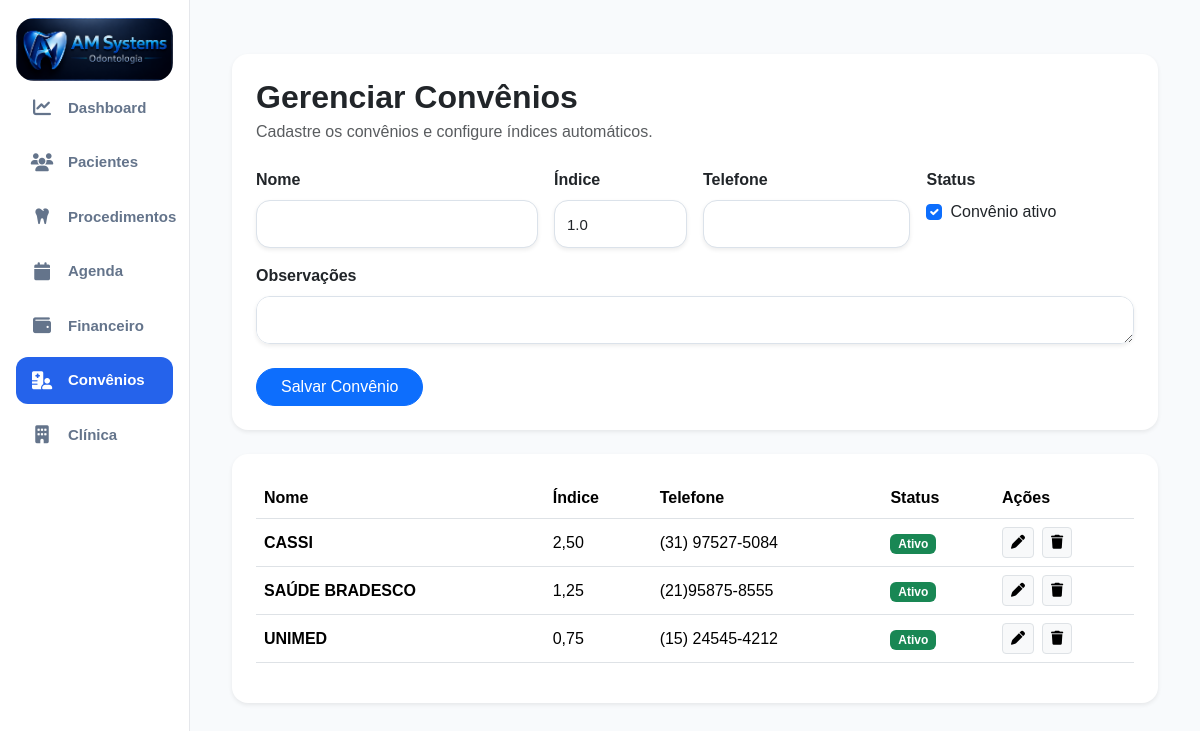
The page /convenios/ (signed in) on the database as committed earlier.
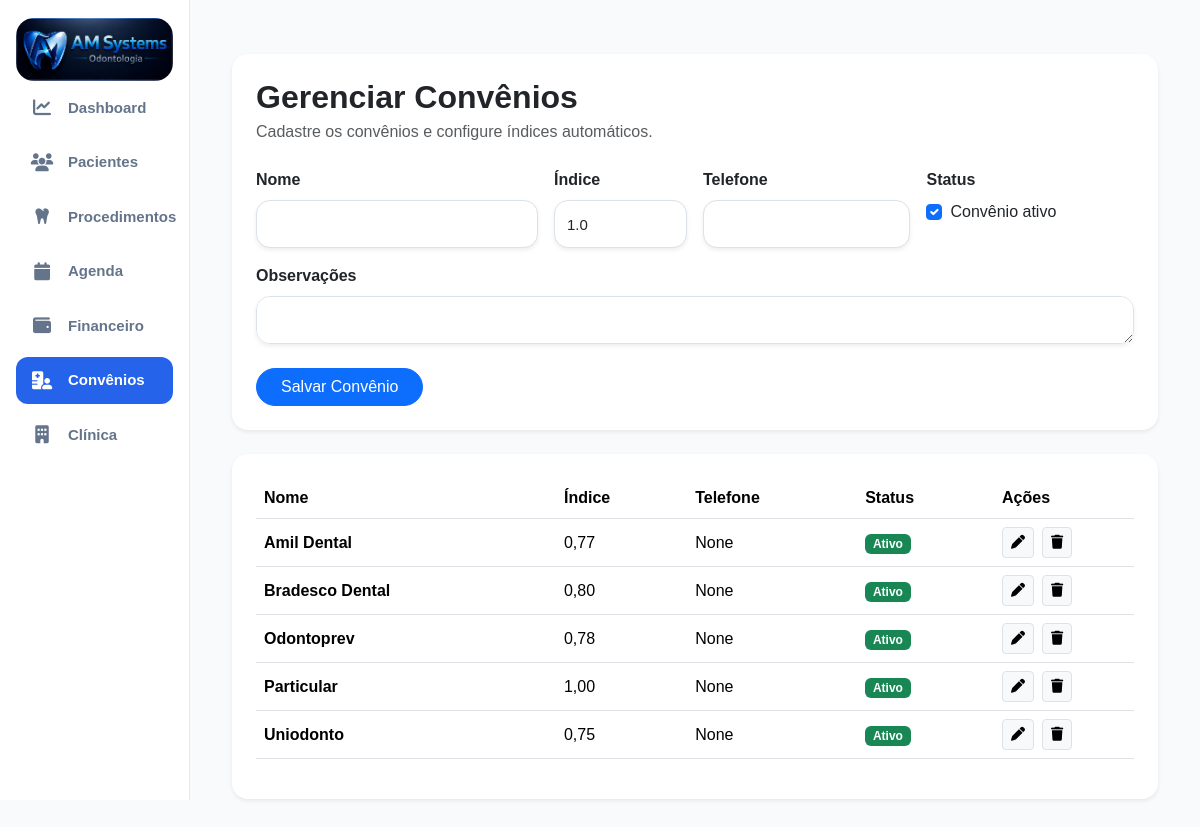
The same page on the database as committed later.
### accounts/models.py (models this page shows, shortened)
class Convenio(models.Model):
    nome = models.CharField(
        max_length=150
    )
    indice = models.DecimalField(
        max_digits=5,
        decimal_places=2,
        default=1.00
    )
    telefone = models.CharField(
        max_length=20,
        blank=True,
        null=True
    )
    observacoes = models.TextField(
        blank=True,
        null=True
    )
    ativo = models.BooleanField(
        default=True
    )
    criado_em = models.DateTimeField(
        auto_now_add=True
    )

### accounts/views.py (the view)
@login_required(login_url='/')
def convenios(request):
    convenios = Convenio.objects.all().order_by('nome')
    form = ConvenioForm()
    if request.method == 'POST':
        form = ConvenioForm(request.POST)
        if form.is_valid():
            form.save()
            return redirect('convenios')
    context = {
        'form': form,
        'convenios': convenios
    }
    return render(
        request,
        'accounts/convenios.html',
        context
    )

### accounts/forms.py
class ConvenioForm(forms.ModelForm):
    class Meta:
        model = Convenio
        fields = [
            'nome',
            'indice',
            'telefone',
            'observacoes',
            'ativo'
        ]
        widgets = {
            'nome': forms.TextInput(
                attrs={
                    'class': 'form-control shadow-sm'
                }
            ),
            'indice': forms.NumberInput(
                attrs={
                    'class': 'form-control shadow-sm',
                    'step': '0.01'
                }
            ),
            'telefone': forms.TextInput(
                attrs={
                    'class': 'form-control shadow-sm'
                }
            ),
            'observacoes': forms.Textarea(
                attrs={
                    'class': 'form-control shadow-sm',
                    'rows': 3
                }
            ),
            'ativo': forms.CheckboxInput(
                attrs={
                    'class': 'form-check-input'
                }
            )
        }

### accounts/templates/accounts/convenios.html (shortened to what this page needs)
{% extends 'accounts/base.html' %}
{% block content %}
<div class="container-fluid py-4">
    <div class="card border-0 shadow-sm rounded-4">
        <div class="card-body p-4">
            <h2 class="fw-bold mb-1">
                Gerenciar Convênios
            </h2>
            <p class="text-muted mb-4">
                Cadastre os convênios e configure índices automáticos.
            </p>
            <form method="POST">
                <div class="row g-3">
                    <div class="col-md-4">
                        <label class="form-label fw-semibold">
                            Nome
                        </label>
                        {{ form.nome }}
                    </div>
                    <div class="col-md-2">
                        <label class="form-label fw-semibold">
                            Índice
                        </label>
                        {{ form.indice }}
                    </div>
                    <div class="col-md-3">
                        <label class="form-label fw-semibold">
                            Telefone
                        </label>
                        {{ form.telefone }}
                    </div>
                    <div class="col-md-3">
                        <label class="form-label fw-semibold d-block">
                            Status
                        </label>
                        <div class="form-check mt-2">
                            {{ form.ativo }}
                            <label class="form-check-label">
                                Convênio ativo
                            </label>
                        </div>
                    </div>
                    <div class="col-12">
                        <label class="form-label fw-semibold">
                            Observações
                        </label>
                        {{ form.observacoes }}
                    </div>
                </div>
                <button class="btn btn-primary rounded-pill px-4 mt-4">
                    Salvar Convênio
                </button>
            </form>
        </div>
    </div>
    <div class="card border-0 shadow-sm rounded-4 mt-4">
        <div class="card-body p-4">
            <div class="table-responsive">
                <table class="table align-middle">
                    <thead>
                        <tr>
                            <th>Nome</th>
                            <th>Índice</th>
                            <th>Telefone</th>
                            <th>Status</th>
                             <th width="140">Ações</th>
                        </tr>
                    </thead>
                   <tbody>
    {% for convenio in convenios %}
    <tr>
        <td>
            <strong>
                {{ convenio.nome }}
            </strong>
        </td>
        <td>
            {{ convenio.indice }}
        </td>
        <td>
            {{ convenio.telefone }}
        </td>
        <td>
            {% if convenio.ativo %}
                <span class="badge bg-success">
                    Ativo
                </span>
            {% else %}
                <span class="badge bg-secondary">
                    Inativo
                </span>
            {% endif %}
        </td>
        <td>
            <div class="d-flex gap-2">
                <a
                    href="{% url 'editar_convenio' convenio.id %}"
                    class="btn btn-sm btn-light border"
                >
                    <i class="fa-solid fa-pen"></i>
                </a>
                <a
                    href="{% url 'excluir_convenio' convenio.id %}"
                    class="btn btn-sm btn-light border"
                    onclick="return confirm('Deseja excluir este convênio?')"
                >
                    <i class="fa-solid fa-trash"></i>
                </a>
            </div>
        </td>
    </tr>
    {% empty %}
    <tr>
        <td colspan="5">
            Nenhum convênio cadastrado.
        </td>
    </tr>
    {% endfor %}
</tbody>
                </table>
            </div>
        </div>
    </div>
</div>
{% endblock %}

Rows that differ between the two databases and show on the page:
removed Convenio: nome "CASSI", indice "2,50", telefone "(31) 97527-5084", ativo "Ativo"
removed Convenio: nome "SAÚDE BRADESCO", indice "1,25", telefone "(21)95875-8555", ativo "Ativo"
removed Convenio: nome "UNIMED", indice "0,75", telefone "(15) 24545-4212", ativo "Ativo"
added Convenio: nome "Amil Dental", indice "0,77", telefone "None", ativo "Ativo"
added Convenio: nome "Bradesco Dental", indice "0,80", telefone "None", ativo "Ativo"
added Convenio: nome "Odontoprev", indice "0,78", telefone "None", ativo "Ativo"
added Convenio: nome "Particular", indice "1,00", telefone "None", ativo "Ativo"
added Convenio: nome "Uniodonto", indice "0,75", telefone "None", ativo "Ativo"
